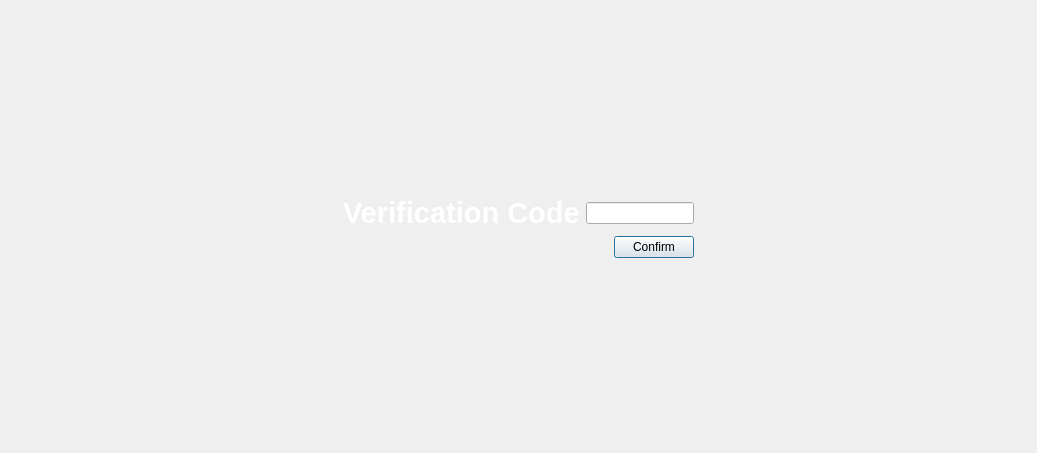
<?xml version="1.0" encoding="UTF-8"?>
<ui version="4.0">
 <class>EmailVerificationWindow</class>
 <widget class="QDialog" name="EmailVerificationWindow">
  <property name="geometry">
   <rect>
    <x>0</x>
    <y>0</y>
    <width>1037</width>
    <height>453</height>
   </rect>
  </property>
  <property name="windowTitle">
   <string>Dialog</string>
  </property>
  <layout class="QGridLayout" name="gridLayout">
   <item row="2" column="1">
    <spacer name="verticalSpacer">
     <property name="orientation">
      <enum>Qt::Orientation::Vertical</enum>
     </property>
     <property name="sizeHint" stdset="0">
      <size>
       <width>20</width>
       <height>40</height>
      </size>
     </property>
    </spacer>
   </item>
   <item row="1" column="1">
    <layout class="QVBoxLayout" name="verticalLayout">
     <item>
      <layout class="QHBoxLayout" name="horizontalLayout">
       <item>
        <widget class="QLabel" name="label">
         <property name="text">
          <string>&lt;html&gt;&lt;head/&gt;&lt;body&gt;&lt;p&gt;&lt;span style=&quot; font-size:22pt; font-weight:700;color:white&quot;&gt;Verification Code&lt;/span&gt;&lt;/p&gt;&lt;/body&gt;&lt;/html&gt;</string>
         </property>
        </widget>
       </item>
       <item>
        <widget class="QLineEdit" name="lineEdit"/>
       </item>
      </layout>
     </item>
     <item>
      <layout class="QHBoxLayout" name="horizontalLayout_2">
       <item>
        <spacer name="horizontalSpacer">
         <property name="orientation">
          <enum>Qt::Orientation::Horizontal</enum>
         </property>
         <property name="sizeHint" stdset="0">
          <size>
           <width>40</width>
           <height>20</height>
          </size>
         </property>
        </spacer>
       </item>
       <item>
        <widget class="QPushButton" name="pushButton_2">
         <property name="text">
          <string>Confirm</string>
         </property>
        </widget>
       </item>
      </layout>
     </item>
    </layout>
   </item>
   <item row="0" column="1">
    <spacer name="verticalSpacer_2">
     <property name="orientation">
      <enum>Qt::Orientation::Vertical</enum>
     </property>
     <property name="sizeHint" stdset="0">
      <size>
       <width>20</width>
       <height>40</height>
      </size>
     </property>
    </spacer>
   </item>
   <item row="1" column="0">
    <spacer name="horizontalSpacer_2">
     <property name="orientation">
      <enum>Qt::Orientation::Horizontal</enum>
     </property>
     <property name="sizeHint" stdset="0">
      <size>
       <width>40</width>
       <height>20</height>
      </size>
     </property>
    </spacer>
   </item>
   <item row="1" column="2">
    <spacer name="horizontalSpacer_3">
     <property name="orientation">
      <enum>Qt::Orientation::Horizontal</enum>
     </property>
     <property name="sizeHint" stdset="0">
      <size>
       <width>40</width>
       <height>20</height>
      </size>
     </property>
    </spacer>
   </item>
  </layout>
 </widget>
 <resources/>
 <connections/>
</ui>
